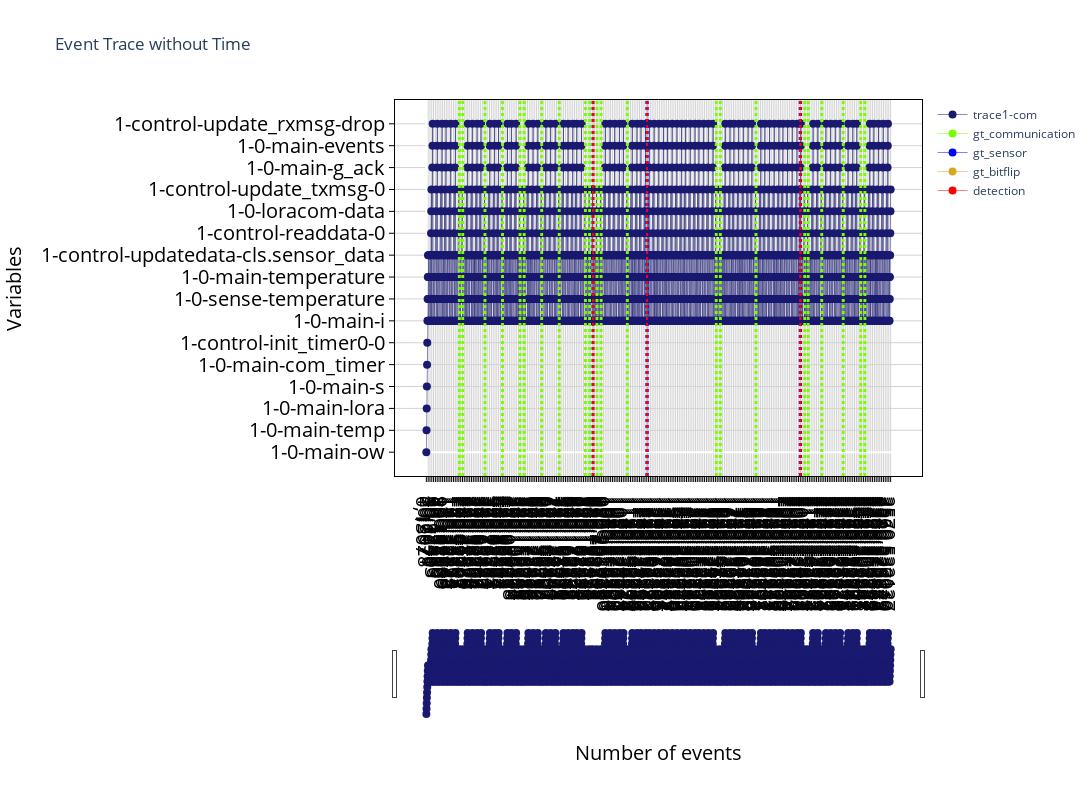
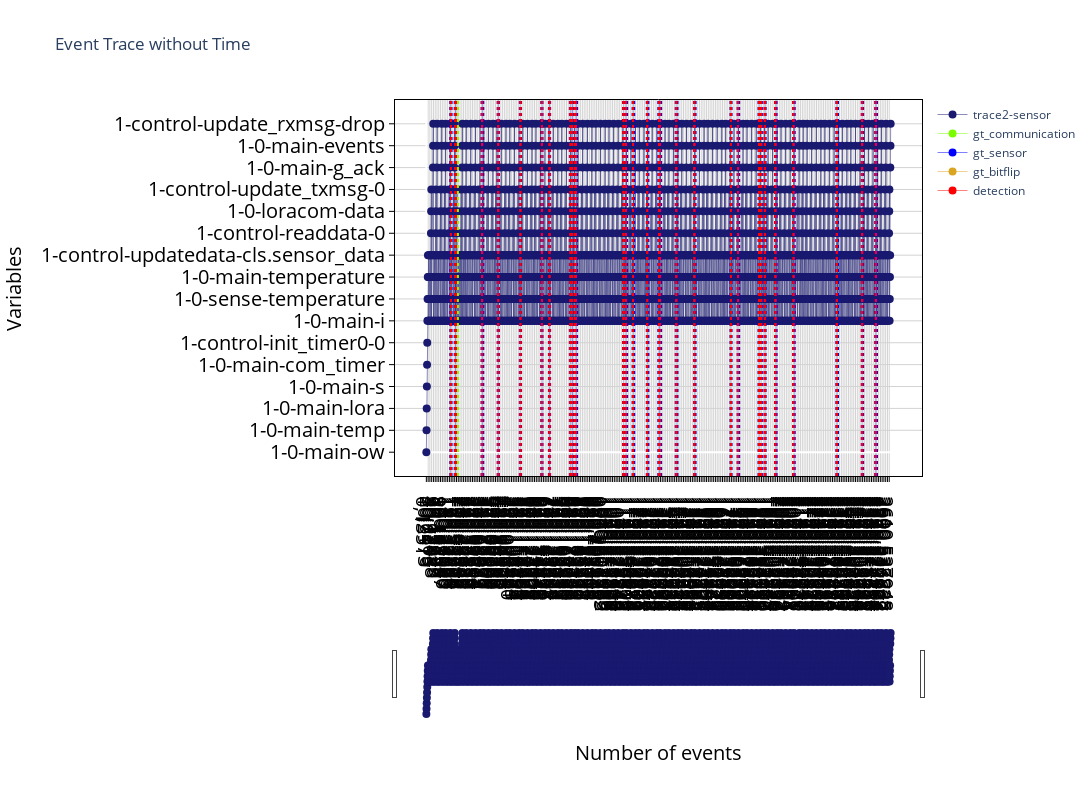
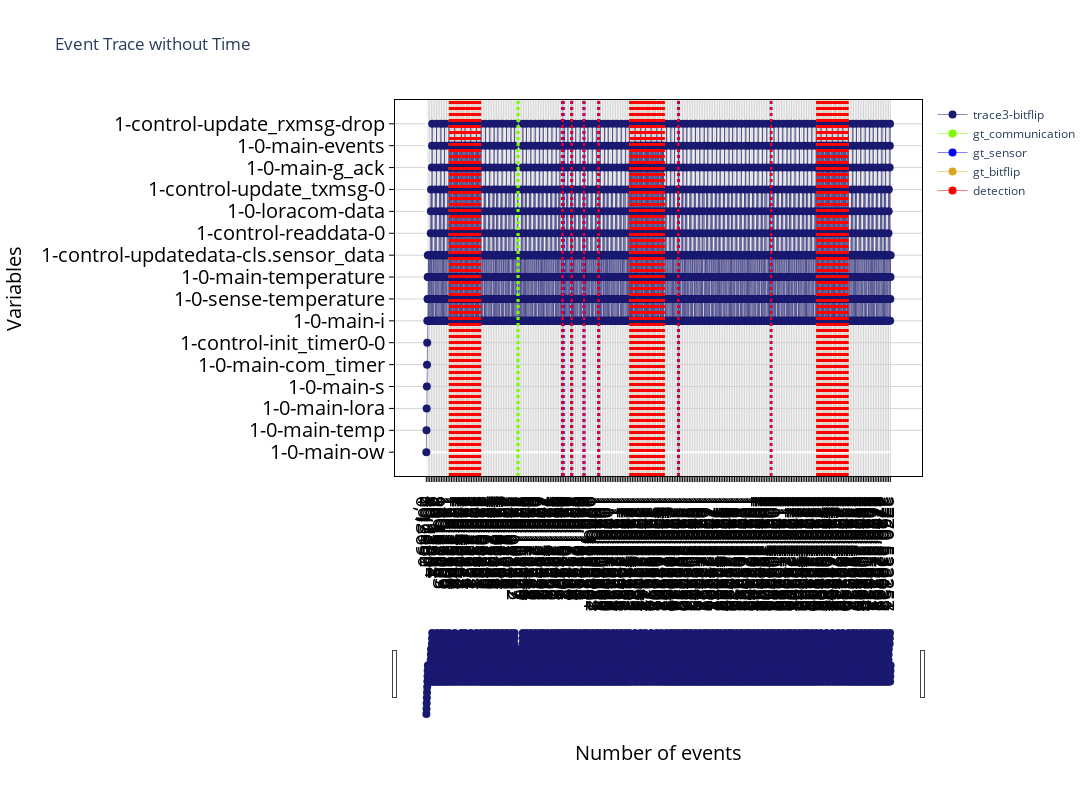

Notebook cell for these charts, in order:
### Markdown cell above
## Plot Detections

### Code cell
### plot gt and detections
# for test_data, detections, test_label_path in all_detections:
for test_data, detections, test_label_path in all_tp:
    print('test_data:', test_data)
    print('detections:', detections)

    ### prepare trace to plot
    col_data = preprocess_traces([test_data])
    all_df = get_dataframe(col_data) 
    # print(all_df[0])

    ### prepare detections to plot
    timestamps = col_data[0][1]
    print('timestamps:', timestamps)
    plot_val = []
    plot_x_ticks = []
    plot_class = []
    for det in detections:
        print(det)
        det_ts1, det_ts2 = det[1]
        print(det_ts1, det_ts2)

        det_ind1_pre = [ abs(t-det_ts1) for t in timestamps]
        det_ind1 = det_ind1_pre.index(min(det_ind1_pre))

        det_ind2_pre = [ abs(t-det_ts2) for t in timestamps]
        det_ind2 = det_ind2_pre.index(min(det_ind2_pre))
        # print(det_ind1, det_ind2)
        # print(timestamps[det_ind1], timestamps[det_ind2])

        plot_val += [(det_ind1, det_ind2)]
        plot_x_ticks += [(timestamps[det_ind1], timestamps[det_ind2])]
        plot_class += [0]

    plot_detections = [plot_val, plot_x_ticks, plot_class]

    ### get ground truths
    gt_plot = prepare_gt(test_label_path)

    ### plot
    for df in all_df:
        # print(df.columns)
        plot_single_trace(df, 
                          var_list, 
                          with_time=False, 
                          is_xticks=True, 
                          detections=plot_detections, 
                          dt_classlist=['detection'],
                          ground_truths=gt_plot,
                          gt_classlist=['gt_communication', 'gt_sensor', 'gt_bitflip'],
                          )

    # break
